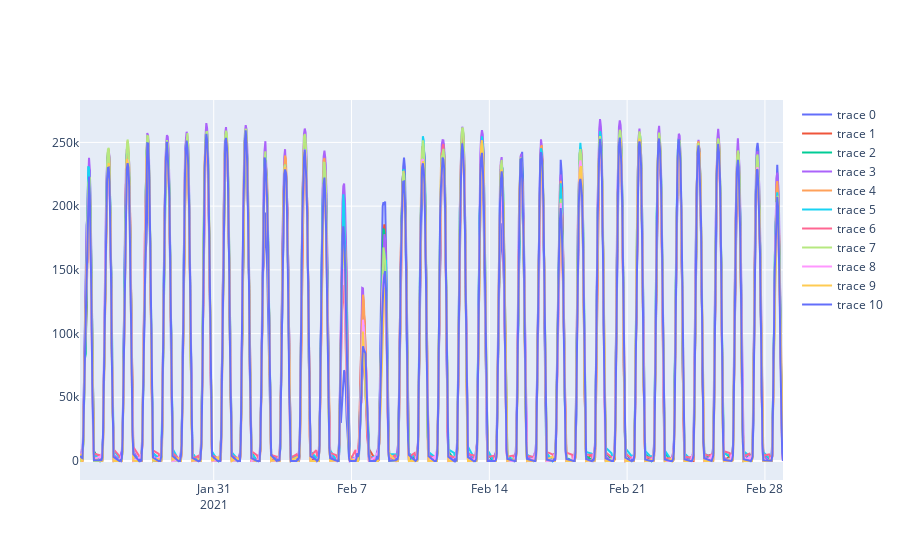

The notebook cell saved with this chart:
### Code cell
fig.show()

### Figure 1 — Plotly figure (JSON) as saved in the notebook; plotly's stock layout.template omitted (floating-point values rounded to 4 significant figures; data arrays with more than 128 entries replaced by an {"elided": "..."} marker saying what was removed)
{"data": [{"type": "scatter", "x": {"elided": "648 str values"}, "y": {"elided": "648 float values"}}, {"type": "scatter", "x": {"elided": "648 str values"}, "y": {"elided": "648 float values"}}, {"type": "scatter", "x": {"elided": "648 str values"}, "y": {"elided": "648 float values"}}, {"type": "scatter", "x": {"elided": "648 str values"}, "y": {"elided": "648 float values"}}, {"type": "scatter", "x": {"elided": "648 str values"}, "y": {"elided": "648 float values"}}, {"type": "scatter", "x": {"elided": "648 str values"}, "y": {"elided": "648 float values"}}, {"type": "scatter", "x": {"elided": "648 str values"}, "y": {"elided": "648 float values"}}, {"type": "scatter", "x": {"elided": "648 str values"}, "y": {"elided": "648 float values"}}, {"type": "scatter", "x": {"elided": "648 str values"}, "y": {"elided": "648 float values"}}, {"type": "scatter", "x": {"elided": "648 str values"}, "y": {"elided": "648 float values"}}, {"type": "scatter", "x": {"elided": "648 str values"}, "y": {"elided": "648 float values"}}], "layout": {}}
